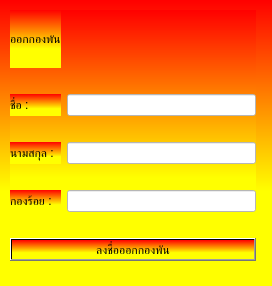
<?xml version="1.0" encoding="UTF-8"?>
<ui version="4.0">
 <class>MainWindow</class>
 <widget class="QMainWindow" name="MainWindow">
  <property name="geometry">
   <rect>
    <x>0</x>
    <y>0</y>
    <width>272</width>
    <height>286</height>
   </rect>
  </property>
  <property name="windowTitle">
   <string>MainWindow</string>
  </property>
  <property name="styleSheet">
   <string notr="true">background-color: qlineargradient(spread:pad, x1:0, y1:0, x2:0, y2:1, stop:0 rgba(255, 0, 0, 255), stop:0.668342 rgba(255, 255, 0, 255));</string>
  </property>
  <widget class="QWidget" name="centralwidget">
   <widget class="QWidget" name="">
    <property name="geometry">
     <rect>
      <x>10</x>
      <y>10</y>
      <width>246</width>
      <height>251</height>
     </rect>
    </property>
    <layout class="QGridLayout" name="gridLayout">
     <item row="0" column="0">
      <widget class="QLabel" name="in_head">
       <property name="text">
        <string>ออกกองพัน</string>
       </property>
      </widget>
     </item>
     <item row="1" column="0" colspan="2">
      <spacer name="horizontalSpacer">
       <property name="orientation">
        <enum>Qt::Horizontal</enum>
       </property>
       <property name="sizeHint" stdset="0">
        <size>
         <width>198</width>
         <height>20</height>
        </size>
       </property>
      </spacer>
     </item>
     <item row="2" column="0">
      <widget class="QLabel" name="label">
       <property name="text">
        <string>ชื่อ :</string>
       </property>
      </widget>
     </item>
     <item row="2" column="1">
      <widget class="QLineEdit" name="out_name">
       <property name="styleSheet">
        <string notr="true">background-color: rgb(255, 255, 255);</string>
       </property>
      </widget>
     </item>
     <item row="3" column="0" colspan="2">
      <spacer name="horizontalSpacer_2">
       <property name="orientation">
        <enum>Qt::Horizontal</enum>
       </property>
       <property name="sizeHint" stdset="0">
        <size>
         <width>198</width>
         <height>20</height>
        </size>
       </property>
      </spacer>
     </item>
     <item row="4" column="0">
      <widget class="QLabel" name="label_2">
       <property name="text">
        <string>นามสกุล :</string>
       </property>
      </widget>
     </item>
     <item row="4" column="1">
      <widget class="QLineEdit" name="out_lname">
       <property name="styleSheet">
        <string notr="true">background-color: rgb(255, 255, 255);</string>
       </property>
      </widget>
     </item>
     <item row="5" column="0" colspan="2">
      <spacer name="horizontalSpacer_3">
       <property name="orientation">
        <enum>Qt::Horizontal</enum>
       </property>
       <property name="sizeHint" stdset="0">
        <size>
         <width>208</width>
         <height>20</height>
        </size>
       </property>
      </spacer>
     </item>
     <item row="6" column="0">
      <widget class="QLabel" name="label_3">
       <property name="text">
        <string>กองร้อย :</string>
       </property>
      </widget>
     </item>
     <item row="6" column="1">
      <widget class="QLineEdit" name="out_com">
       <property name="styleSheet">
        <string notr="true">background-color: rgb(255, 255, 255);</string>
       </property>
      </widget>
     </item>
     <item row="7" column="0" colspan="2">
      <spacer name="horizontalSpacer_4">
       <property name="orientation">
        <enum>Qt::Horizontal</enum>
       </property>
       <property name="sizeHint" stdset="0">
        <size>
         <width>208</width>
         <height>20</height>
        </size>
       </property>
      </spacer>
     </item>
     <item row="8" column="0" colspan="2">
      <widget class="QPushButton" name="out">
       <property name="text">
        <string>ลงชื่อออกกองพัน</string>
       </property>
      </widget>
     </item>
    </layout>
   </widget>
  </widget>
 </widget>
 <resources/>
 <connections/>
</ui>
